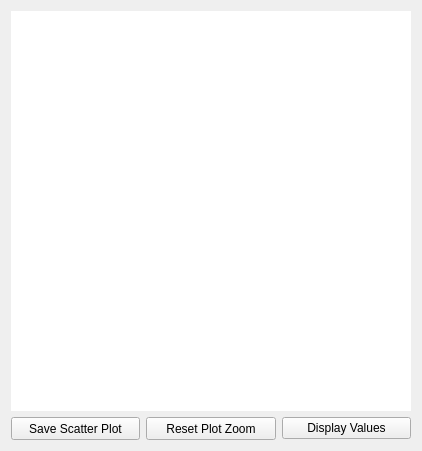
          <widget class="QWidget" name="tab_hwmRegression">
           <attribute name="title">
            <string>Regression</string>
           </attribute>
           <layout class="QVBoxLayout" name="verticalLayout_8">
            <item>
             <widget class="ChartView" name="graphics_hwm" native="true">
              <property name="sizePolicy">
               <sizepolicy hsizetype="Expanding" vsizetype="Expanding">
                <horstretch>0</horstretch>
                <verstretch>0</verstretch>
               </sizepolicy>
              </property>
              <property name="minimumSize">
               <size>
                <width>400</width>
                <height>400</height>
               </size>
              </property>
              <property name="styleSheet">
               <string notr="true">background-color: rgb(255, 255, 255);</string>
              </property>
             </widget>
            </item>
            <item>
             <layout class="QHBoxLayout" name="horizontalLayout_32">
              <item>
               <widget class="QPushButton" name="button_saveHWMScatter">
                <property name="minimumSize">
                 <size>
                  <width>0</width>
                  <height>23</height>
                 </size>
                </property>
                <property name="maximumSize">
                 <size>
                  <width>16777215</width>
                  <height>23</height>
                 </size>
                </property>
                <property name="text">
                 <string>Save Scatter Plot</string>
                </property>
               </widget>
              </item>
              <item>
               <widget class="QPushButton" name="button_hwmResetZoom">
                <property name="minimumSize">
                 <size>
                  <width>0</width>
                  <height>23</height>
                 </size>
                </property>
                <property name="maximumSize">
                 <size>
                  <width>16777215</width>
                  <height>23</height>
                 </size>
                </property>
                <property name="text">
                 <string>Reset Plot Zoom</string>
                </property>
               </widget>
              </item>
              <item>
               <widget class="QPushButton" name="button_hwmDisplayValues">
                <property name="text">
                 <string>Display Values</string>
                </property>
                <property name="checkable">
                 <bool>true</bool>
                </property>
               </widget>
              </item>
             </layout>
            </item>
           </layout>
          </widget>
